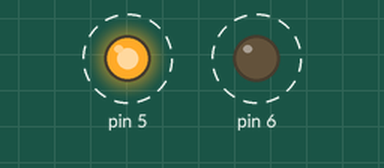
Bench run of a sketch on a simulated Arduino Uno, built with avr-gcc and run on an emulated ATmega328P. Parts: output pins drawn as LEDs (lit = HIGH). Dashed ring = blinking.

Above: at 0.2 s.
Timing chart, 0 to 4.6 s (numbered marks = the images above):
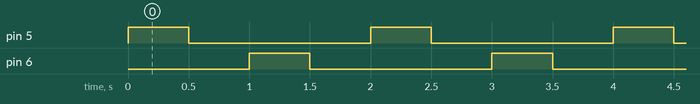

Measured:
- by itself, pin 5, pin 6: alternates HIGH for 0.50 s and LOW for 1.5 s
- by itself, everything shown: repeats every 2.0 s, in 4 steps

The sketch:

light.ino
```cpp
void setup() {
  // put your setup code here, to run once:
 pinMode(5, OUTPUT);
 pinMode(6, OUTPUT);
}

void loop() {
  // put your main code here, to run repeatedly:
  digitalWrite(5, HIGH);
  delay(500);
  digitalWrite(5, LOW);
  delay(500);
  digitalWrite(6, HIGH);
  delay(500);
  digitalWrite(6, LOW);
  delay(500);
}
```
